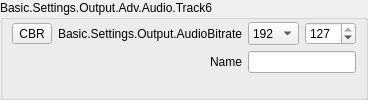
                            <widget class="QGroupBox" name="groupBox_12">
                             <property name="sizePolicy">
                              <sizepolicy hsizetype="Preferred" vsizetype="Preferred">
                               <horstretch>0</horstretch>
                               <verstretch>0</verstretch>
                              </sizepolicy>
                             </property>
                             <property name="title">
                              <string>Basic.Settings.Output.Adv.Audio.Track6</string>
                             </property>
                             <layout class="QFormLayout" name="formLayout_26">
                              <property name="fieldGrowthPolicy">
                               <enum>QFormLayout::AllNonFixedFieldsGrow</enum>
                              </property>
                              <property name="labelAlignment">
                               <set>Qt::AlignRight|Qt::AlignTrailing|Qt::AlignVCenter</set>
                              </property>
                              <property name="leftMargin">
                               <number>9</number>
                              </property>
                              <property name="topMargin">
                               <number>2</number>
                              </property>
                              <property name="rightMargin">
                               <number>9</number>
                              </property>
                              <property name="bottomMargin">
                               <number>9</number>
                              </property>
                              <item row="0" column="0">
                               <widget class="QWidget" name="advOutTrack6BitrateModeWidget" native="false">
                                <layout class="QHBoxLayout" name="advOutTrack6BitrateModeLayout">
                                 <property name="leftMargin">
                                  <number>0</number>
                                 </property>
                                 <property name="topMargin">
                                  <number>0</number>
                                 </property>
                                 <property name="rightMargin">
                                  <number>0</number>
                                 </property>
                                 <property name="bottomMargin">
                                  <number>0</number>
                                 </property>
                                 <item>
                                  <widget class="QToolButton" name="advOutTrack6BitrateMode">
                                   <property name="text">
                                    <string>CBR</string>
                                   </property>
                                   <property name="checkable">
                                    <bool>true</bool>
                                   </property>
                                   <property name="checked">
                                    <bool>false</bool>
                                   </property>
                                   <property name="toolButtonStyle">
                                    <enum>Qt::ToolButtonTextOnly</enum>
                                   </property>
                                  </widget>
                                 </item>
                                 <item>
                               <widget class="QLabel" name="advOutTrack6BitrateLabel">
                                <property name="minimumSize">
                                 <size>
                                  <width>170</width>
                                  <height>0</height>
                                 </size>
                                </property>
                                <property name="text">
                                 <string>Basic.Settings.Output.AudioBitrate</string>
                                </property>
                                <property name="alignment">
                                 <set>Qt::AlignRight|Qt::AlignTrailing|Qt::AlignVCenter</set>
                                </property>
                                <property name="buddy">
                                 <cstring>advOutTrack6Bitrate</cstring>
                                </property>
                               </widget>
                                 </item>
                                </layout>
                               </widget>
                              </item>
                              <item row="0" column="1">
                               <widget class="QWidget" name="advOutTrack6BitrateFieldWidget" native="false">
                                <layout class="QHBoxLayout" name="advOutTrack6BitrateFieldLayout">
                                 <property name="leftMargin">
                                  <number>0</number>
                                 </property>
                                 <property name="topMargin">
                                  <number>0</number>
                                 </property>
                                 <property name="rightMargin">
                                  <number>0</number>
                                 </property>
                                 <property name="bottomMargin">
                                  <number>0</number>
                                 </property>
                                 <item>
                               <widget class="QComboBox" name="advOutTrack6Bitrate">
                                <property name="sizePolicy">
                                 <sizepolicy hsizetype="Preferred" vsizetype="Preferred">
                                  <horstretch>0</horstretch>
                                  <verstretch>0</verstretch>
                                 </sizepolicy>
                                </property>
                                <property name="currentIndex">
                                 <number>8</number>
                                </property>
                                <item>
                                 <property name="text">
                                  <string>32</string>
                                 </property>
                                </item>
                                <item>
                                 <property name="text">
                                  <string>48</string>
                                 </property>
                                </item>
                                <item>
                                 <property name="text">
                                  <string>64</string>
                                 </property>
                                </item>
                                <item>
                                 <property name="text">
                                  <string>80</string>
                                 </property>
                                </item>
                                <item>
                                 <property name="text">
                                  <string>96</string>
                                 </property>
                                </item>
                                <item>
                                 <property name="text">
                                  <string>112</string>
                                 </property>
                                </item>
                                <item>
                                 <property name="text">
                                  <string>128</string>
                                 </property>
                                </item>
                                <item>
                                 <property name="text">
                                  <string>160</string>
                                 </property>
                                </item>
                                <item>
                                 <property name="text">
                                  <string>192</string>
                                 </property>
                                </item>
                                <item>
                                 <property name="text">
                                  <string>256</string>
                                 </property>
                                </item>
                                <item>
                                 <property name="text">
                                  <string>320</string>
                                 </property>
                                </item>
                               </widget>
                                 </item>
                                 <item>
                                  <widget class="QSpinBox" name="advOutTrack6Quality">
                                   <property name="minimum">
                                    <number>0</number>
                                   </property>
                                   <property name="maximum">
                                    <number>127</number>
                                   </property>
                                   <property name="value">
                                    <number>127</number>
                                   </property>
                                  </widget>
                                 </item>
                                </layout>
                               </widget>
                              </item>
                              <item row="1" column="0">
                               <widget class="QLabel" name="label_62">
                                <property name="text">
                                 <string>Name</string>
                                </property>
                                <property name="buddy">
                                 <cstring>advOutTrack6Name</cstring>
                                </property>
                               </widget>
                              </item>
                              <item row="1" column="1">
                               <widget class="QLineEdit" name="advOutTrack6Name">
                                <property name="sizePolicy">
                                 <sizepolicy hsizetype="Expanding" vsizetype="Preferred">
                                  <horstretch>0</horstretch>
                                  <verstretch>0</verstretch>
                                 </sizepolicy>
                                </property>
                               </widget>
                              </item>
                             </layout>
                            </widget>
